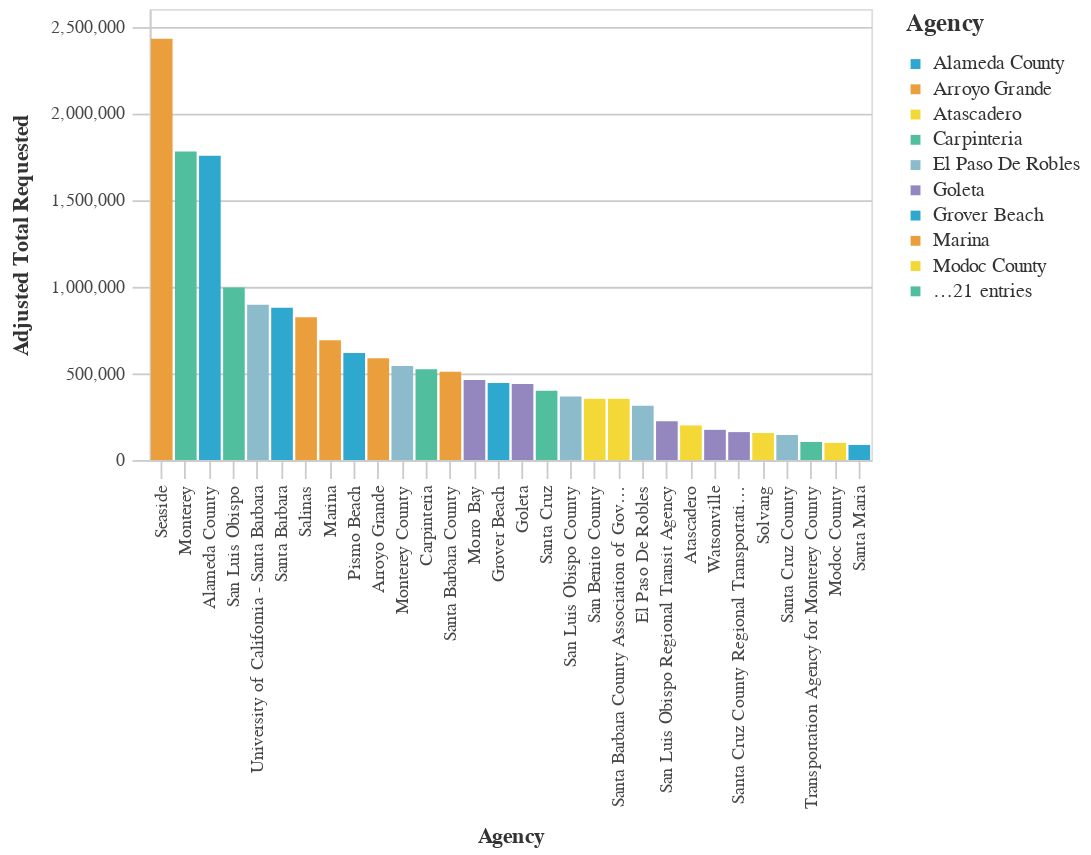

The cell this chart's notebook holds for it:
### Markdown cell above
### Average Total Requested Funds by Agency ($2021)

### Code cell
#Bar chart Average Total Requested Funds by Agency
chart4=(_dla_utils_reports.basic_bar_chart_no_save((((_dla_utils_reports.calculate_data_all(df, 'adjusted_total_requested', 'primary_agency_name', aggfunc="mean"))
                          >>arrange(-_.adjusted_total_requested)).head(30)
                        ), 'primary_agency_name','adjusted_total_requested', 'primary_agency_name', district
                          
                       ))
    
display(chart4)

### Figure 1 — Vega-Lite specification as saved in the notebook (floating-point values rounded to 4 significant figures)
{"config": {"view": {"continuousWidth": 400, "continuousHeight": 300}, "axis": {"domainColor": "#cbcbcb", "grid": true, "gridColor": "#cbcbcb", "gridWidth": 1, "labelColor": "#474747", "labelFont": "Nunito Sans", "labelFontSize": 10, "labelPadding": 4, "tickColor": "#cbcbcb", "tickSize": 10, "titleColor": "#333", "titleFont": "Raleway", "titleFontSize": 12, "titlePadding": 10}, "axisBand": {"grid": false}, "background": "white", "font": "Raleway", "header": {"labelFont": "Nunito Sans", "titleFont": "Raleway"}, "legend": {"labelColor": "#333", "labelFont": "Nunito Sans", "labelFontSize": 11, "labelLimit": 0, "padding": 1, "symbolSize": 30, "symbolType": "square", "titleColor": "#333", "titleFont": "Raleway", "titleFontSize": 14, "titlePadding": 10}, "title": {"anchor": "middle", "font": "Raleway", "fontSize": 18, "fontWeight": 300, "offset": 20}}, "data": {"name": "data-f53bfa166243b497add7b5516cd5f2f4"}, "mark": "bar", "encoding": {"color": {"field": "primary_agency_name", "legend": {"symbolLimit": 10, "title": "Agency"}, "scale": {"range": ["#2EA8CE", "#EB9F3C", "#F4D837", "#51BF9D", "#8CBCCB", "#9487C0"]}, "type": "nominal"}, "tooltip": [{"field": "primary_agency_name", "type": "nominal"}, {"field": "adjusted_total_requested", "type": "quantitative"}], "x": {"field": "primary_agency_name", "sort": "-y", "title": "Agency", "type": "nominal"}, "y": {"field": "adjusted_total_requested", "title": "Adjusted Total Requested", "type": "quantitative"}}, "height": 250, "width": 400, "$schema": "https://vega.github.io/schema/vega-lite/v4.17.0.json", "datasets": {"data-f53bfa166243b497add7b5516cd5f2f4": [{"primary_agency_name": "Seaside", "adjusted_total_requested": 2428000.0}, {"primary_agency_name": "Monterey", "adjusted_total_requested": 1778000.0}, {"primary_agency_name": "Alameda County", "adjusted_total_requested": 1755000.0}, {"primary_agency_name": "San Luis Obispo", "adjusted_total_requested": 994100.0}, {"primary_agency_name": "University of California - Santa Barbara", "adjusted_total_requested": 894700.0}, {"primary_agency_name": "Santa Barbara", "adjusted_total_requested": 878000.0}, {"primary_agency_name": "Salinas", "adjusted_total_requested": 823100.0}, {"primary_agency_name": "Marina", "adjusted_total_requested": 690400.0}, {"primary_agency_name": "Pismo Beach", "adjusted_total_requested": 616600.0}, {"primary_agency_name": "Arroyo Grande", "adjusted_total_requested": 587300.0}, {"primary_agency_name": "Monterey County", "adjusted_total_requested": 542500.0}, {"primary_agency_name": "Carpinteria", "adjusted_total_requested": 522600.0}, {"primary_agency_name": "Santa Barbara County", "adjusted_total_requested": 508800.0}, {"primary_agency_name": "Morro Bay", "adjusted_total_requested": 461300.0}, {"primary_agency_name": "Grover Beach", "adjusted_total_requested": 444600.0}, {"primary_agency_name": "Goleta", "adjusted_total_requested": 438400.0}, {"primary_agency_name": "Santa Cruz", "adjusted_total_requested": 399400.0}, {"primary_agency_name": "San Luis Obispo County", "adjusted_total_requested": 366100.0}, {"primary_agency_name": "San Benito County", "adjusted_total_requested": 353400.0}, {"primary_agency_name": "Santa Barbara County Association of Governments", "adjusted_total_requested": 353000.0}, {"primary_agency_name": "El Paso De Robles", "adjusted_total_requested": 312800.0}, {"primary_agency_name": "San Luis Obispo Regional Transit Agency", "adjusted_total_requested": 223500.0}, {"primary_agency_name": "Atascadero", "adjusted_total_requested": 199400.0}, {"primary_agency_name": "Watsonville", "adjusted_total_requested": 173900.0}, {"primary_agency_name": "Santa Cruz County Regional Transportation Commission", "adjusted_total_requested": 161000.0}, {"primary_agency_name": "Solvang", "adjusted_total_requested": 155600.0}, {"primary_agency_name": "Santa Cruz County", "adjusted_total_requested": 144200.0}, {"primary_agency_name": "Transportation Agency for Monterey County", "adjusted_total_requested": 104200.0}, {"primary_agency_name": "Modoc County", "adjusted_total_requested": 98940.0}, {"primary_agency_name": "Santa Maria", "adjusted_total_requested": 86840.0}]}}
